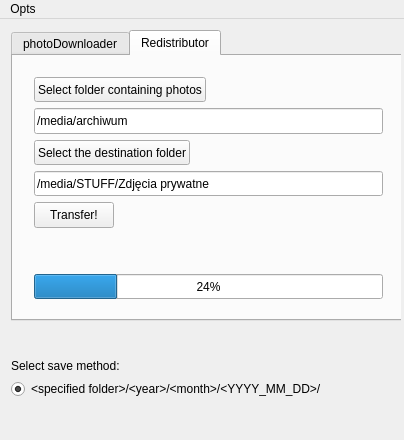
<?xml version="1.0" encoding="UTF-8"?>
<ui version="4.0">
 <class>PDMainWindow</class>
 <widget class="QMainWindow" name="PDMainWindow">
  <property name="geometry">
   <rect>
    <x>0</x>
    <y>0</y>
    <width>404</width>
    <height>440</height>
   </rect>
  </property>
  <property name="sizePolicy">
   <sizepolicy hsizetype="Expanding" vsizetype="Expanding">
    <horstretch>0</horstretch>
    <verstretch>0</verstretch>
   </sizepolicy>
  </property>
  <property name="minimumSize">
   <size>
    <width>404</width>
    <height>440</height>
   </size>
  </property>
  <property name="windowTitle">
   <string/>
  </property>
  <property name="windowIcon">
   <iconset>
    <normaloff>icons/folder-download.png</normaloff>icons/folder-download.png</iconset>
  </property>
  <property name="tabShape">
   <enum>QTabWidget::Rounded</enum>
  </property>
  <widget class="QWidget" name="centralWidget">
   <widget class="QWidget" name="layoutWidget">
    <property name="geometry">
     <rect>
      <x>0</x>
      <y>0</y>
      <width>401</width>
      <height>391</height>
     </rect>
    </property>
    <layout class="QVBoxLayout" name="mainLayout">
     <item>
      <widget class="QTabWidget" name="tabWidget">
       <property name="sizePolicy">
        <sizepolicy hsizetype="Expanding" vsizetype="Expanding">
         <horstretch>0</horstretch>
         <verstretch>0</verstretch>
        </sizepolicy>
       </property>
       <property name="minimumSize">
        <size>
         <width>391</width>
         <height>291</height>
        </size>
       </property>
       <property name="currentIndex">
        <number>1</number>
       </property>
       <widget class="QWidget" name="tabDownloader">
        <attribute name="title">
         <string>photoDownloader</string>
        </attribute>
        <widget class="QWidget" name="layoutWidget">
         <property name="geometry">
          <rect>
           <x>10</x>
           <y>10</y>
           <width>371</width>
           <height>241</height>
          </rect>
         </property>
         <layout class="QVBoxLayout" name="downloaderLayout">
          <item>
           <layout class="QHBoxLayout" name="horizontalLayout">
            <item>
             <widget class="QPushButton" name="pushButtonImport">
              <property name="sizePolicy">
               <sizepolicy hsizetype="Expanding" vsizetype="Expanding">
                <horstretch>0</horstretch>
                <verstretch>0</verstretch>
               </sizepolicy>
              </property>
              <property name="text">
               <string>Select folder to import from</string>
              </property>
             </widget>
            </item>
            <item>
             <spacer name="horizontalSpacer">
              <property name="orientation">
               <enum>Qt::Horizontal</enum>
              </property>
              <property name="sizeHint" stdset="0">
               <size>
                <width>40</width>
                <height>20</height>
               </size>
              </property>
             </spacer>
            </item>
           </layout>
          </item>
          <item>
           <widget class="QLineEdit" name="lineEditImport">
            <property name="sizePolicy">
             <sizepolicy hsizetype="Expanding" vsizetype="Expanding">
              <horstretch>0</horstretch>
              <verstretch>0</verstretch>
             </sizepolicy>
            </property>
           </widget>
          </item>
          <item>
           <layout class="QHBoxLayout" name="horizontalLayout_2">
            <item>
             <widget class="QPushButton" name="pushButtonExport">
              <property name="sizePolicy">
               <sizepolicy hsizetype="Expanding" vsizetype="Expanding">
                <horstretch>0</horstretch>
                <verstretch>0</verstretch>
               </sizepolicy>
              </property>
              <property name="text">
               <string>Select folder to export to</string>
              </property>
             </widget>
            </item>
            <item>
             <spacer name="horizontalSpacer_2">
              <property name="orientation">
               <enum>Qt::Horizontal</enum>
              </property>
              <property name="sizeHint" stdset="0">
               <size>
                <width>40</width>
                <height>20</height>
               </size>
              </property>
             </spacer>
            </item>
           </layout>
          </item>
          <item>
           <widget class="QLineEdit" name="lineEditExport">
            <property name="sizePolicy">
             <sizepolicy hsizetype="Expanding" vsizetype="Expanding">
              <horstretch>0</horstretch>
              <verstretch>0</verstretch>
             </sizepolicy>
            </property>
            <property name="text">
             <string>/media/archiwum</string>
            </property>
           </widget>
          </item>
          <item>
           <layout class="QHBoxLayout" name="horizontalLayout_3">
            <item>
             <widget class="QPushButton" name="pushButtonTransfer">
              <property name="sizePolicy">
               <sizepolicy hsizetype="Expanding" vsizetype="Expanding">
                <horstretch>0</horstretch>
                <verstretch>0</verstretch>
               </sizepolicy>
              </property>
              <property name="text">
               <string>Transfer!</string>
              </property>
             </widget>
            </item>
            <item>
             <spacer name="horizontalSpacer_3">
              <property name="orientation">
               <enum>Qt::Horizontal</enum>
              </property>
              <property name="sizeHint" stdset="0">
               <size>
                <width>40</width>
                <height>20</height>
               </size>
              </property>
             </spacer>
            </item>
           </layout>
          </item>
          <item>
           <spacer name="verticalSpacer">
            <property name="orientation">
             <enum>Qt::Vertical</enum>
            </property>
            <property name="sizeHint" stdset="0">
             <size>
              <width>20</width>
              <height>40</height>
             </size>
            </property>
           </spacer>
          </item>
          <item>
           <widget class="QProgressBar" name="progressBar">
            <property name="sizePolicy">
             <sizepolicy hsizetype="Expanding" vsizetype="Expanding">
              <horstretch>0</horstretch>
              <verstretch>0</verstretch>
             </sizepolicy>
            </property>
            <property name="value">
             <number>24</number>
            </property>
            <property name="invertedAppearance">
             <bool>false</bool>
            </property>
           </widget>
          </item>
         </layout>
        </widget>
       </widget>
       <widget class="QWidget" name="tabRedistributor">
        <attribute name="title">
         <string>Redistributor</string>
        </attribute>
        <widget class="QWidget" name="layoutWidget">
         <property name="geometry">
          <rect>
           <x>10</x>
           <y>10</y>
           <width>371</width>
           <height>244</height>
          </rect>
         </property>
         <layout class="QVBoxLayout" name="redistributorLayout">
          <item>
           <layout class="QHBoxLayout" name="horizontalLayout_4">
            <item>
             <widget class="QPushButton" name="pushButtonFrom">
              <property name="sizePolicy">
               <sizepolicy hsizetype="Minimum" vsizetype="Expanding">
                <horstretch>0</horstretch>
                <verstretch>0</verstretch>
               </sizepolicy>
              </property>
              <property name="text">
               <string>Select folder containing photos</string>
              </property>
             </widget>
            </item>
            <item>
             <spacer name="horizontalSpacer_4">
              <property name="orientation">
               <enum>Qt::Horizontal</enum>
              </property>
              <property name="sizeHint" stdset="0">
               <size>
                <width>40</width>
                <height>20</height>
               </size>
              </property>
             </spacer>
            </item>
           </layout>
          </item>
          <item>
           <widget class="QLineEdit" name="lineEditFrom">
            <property name="sizePolicy">
             <sizepolicy hsizetype="Expanding" vsizetype="Expanding">
              <horstretch>0</horstretch>
              <verstretch>0</verstretch>
             </sizepolicy>
            </property>
            <property name="text">
             <string>/media/archiwum</string>
            </property>
           </widget>
          </item>
          <item>
           <layout class="QHBoxLayout" name="horizontalLayout_5">
            <item>
             <widget class="QPushButton" name="pushButtonTo">
              <property name="sizePolicy">
               <sizepolicy hsizetype="Minimum" vsizetype="Expanding">
                <horstretch>0</horstretch>
                <verstretch>0</verstretch>
               </sizepolicy>
              </property>
              <property name="text">
               <string>Select the destination folder</string>
              </property>
             </widget>
            </item>
            <item>
             <spacer name="horizontalSpacer_5">
              <property name="orientation">
               <enum>Qt::Horizontal</enum>
              </property>
              <property name="sizeHint" stdset="0">
               <size>
                <width>40</width>
                <height>20</height>
               </size>
              </property>
             </spacer>
            </item>
           </layout>
          </item>
          <item>
           <widget class="QLineEdit" name="lineEditTo">
            <property name="sizePolicy">
             <sizepolicy hsizetype="Expanding" vsizetype="Expanding">
              <horstretch>0</horstretch>
              <verstretch>0</verstretch>
             </sizepolicy>
            </property>
            <property name="text">
             <string>/media/STUFF/Zdjęcia prywatne</string>
            </property>
           </widget>
          </item>
          <item>
           <layout class="QHBoxLayout" name="horizontalLayout_6">
            <item>
             <widget class="QPushButton" name="pushButtonTransferBack">
              <property name="sizePolicy">
               <sizepolicy hsizetype="Minimum" vsizetype="Expanding">
                <horstretch>0</horstretch>
                <verstretch>0</verstretch>
               </sizepolicy>
              </property>
              <property name="text">
               <string>Transfer!</string>
              </property>
             </widget>
            </item>
            <item>
             <spacer name="horizontalSpacer_6">
              <property name="orientation">
               <enum>Qt::Horizontal</enum>
              </property>
              <property name="sizeHint" stdset="0">
               <size>
                <width>40</width>
                <height>20</height>
               </size>
              </property>
             </spacer>
            </item>
           </layout>
          </item>
          <item>
           <spacer name="verticalSpacer_2">
            <property name="orientation">
             <enum>Qt::Vertical</enum>
            </property>
            <property name="sizeHint" stdset="0">
             <size>
              <width>20</width>
              <height>40</height>
             </size>
            </property>
           </spacer>
          </item>
          <item>
           <widget class="QProgressBar" name="progressBarRedistributor">
            <property name="sizePolicy">
             <sizepolicy hsizetype="Expanding" vsizetype="Expanding">
              <horstretch>0</horstretch>
              <verstretch>0</verstretch>
             </sizepolicy>
            </property>
            <property name="value">
             <number>24</number>
            </property>
            <property name="invertedAppearance">
             <bool>false</bool>
            </property>
           </widget>
          </item>
         </layout>
        </widget>
       </widget>
      </widget>
     </item>
     <item>
      <spacer name="verticalSpacer_3">
       <property name="orientation">
        <enum>Qt::Vertical</enum>
       </property>
       <property name="sizeHint" stdset="0">
        <size>
         <width>20</width>
         <height>40</height>
        </size>
       </property>
      </spacer>
     </item>
     <item>
      <layout class="QVBoxLayout" name="verticalLayout">
       <item>
        <widget class="QLabel" name="labelFormatChoose">
         <property name="sizePolicy">
          <sizepolicy hsizetype="Expanding" vsizetype="Expanding">
           <horstretch>0</horstretch>
           <verstretch>0</verstretch>
          </sizepolicy>
         </property>
         <property name="text">
          <string>Select save method:</string>
         </property>
        </widget>
       </item>
       <item>
        <widget class="QRadioButton" name="radioButton">
         <property name="sizePolicy">
          <sizepolicy hsizetype="Expanding" vsizetype="Expanding">
           <horstretch>0</horstretch>
           <verstretch>0</verstretch>
          </sizepolicy>
         </property>
         <property name="text">
          <string>&lt;specified folder&gt;/&lt;year&gt;/&lt;month&gt;/&lt;YYYY_MM_DD&gt;/</string>
         </property>
         <property name="checked">
          <bool>true</bool>
         </property>
        </widget>
       </item>
      </layout>
     </item>
    </layout>
   </widget>
  </widget>
  <widget class="QMenuBar" name="menuBar">
   <property name="geometry">
    <rect>
     <x>0</x>
     <y>0</y>
     <width>404</width>
     <height>21</height>
    </rect>
   </property>
   <widget class="QMenu" name="menuOpts">
    <property name="title">
     <string>Opts</string>
    </property>
    <addaction name="actionPreferences"/>
    <addaction name="actionAbout"/>
    <addaction name="separator"/>
    <addaction name="actionExit"/>
   </widget>
   <addaction name="menuOpts"/>
  </widget>
  <widget class="QStatusBar" name="statusBar">
   <property name="sizeGripEnabled">
    <bool>false</bool>
   </property>
  </widget>
  <action name="actionAbout">
   <property name="icon">
    <iconset>
     <normaloff>icons/help-contents.png</normaloff>icons/help-contents.png</iconset>
   </property>
   <property name="text">
    <string>About</string>
   </property>
   <property name="iconVisibleInMenu">
    <bool>true</bool>
   </property>
  </action>
  <action name="actionExit">
   <property name="icon">
    <iconset>
     <normaloff>icons/system-shutdown.png</normaloff>icons/system-shutdown.png</iconset>
   </property>
   <property name="text">
    <string>Exit</string>
   </property>
   <property name="iconVisibleInMenu">
    <bool>true</bool>
   </property>
  </action>
  <action name="actionPreferences">
   <property name="icon">
    <iconset>
     <normaloff>icons/gnome-desktop-config.png</normaloff>icons/gnome-desktop-config.png</iconset>
   </property>
   <property name="text">
    <string>Preferences</string>
   </property>
   <property name="toolTip">
    <string>Adjust application settings</string>
   </property>
   <property name="iconVisibleInMenu">
    <bool>true</bool>
   </property>
  </action>
 </widget>
 <layoutdefault spacing="6" margin="11"/>
 <resources/>
 <connections/>
</ui>
